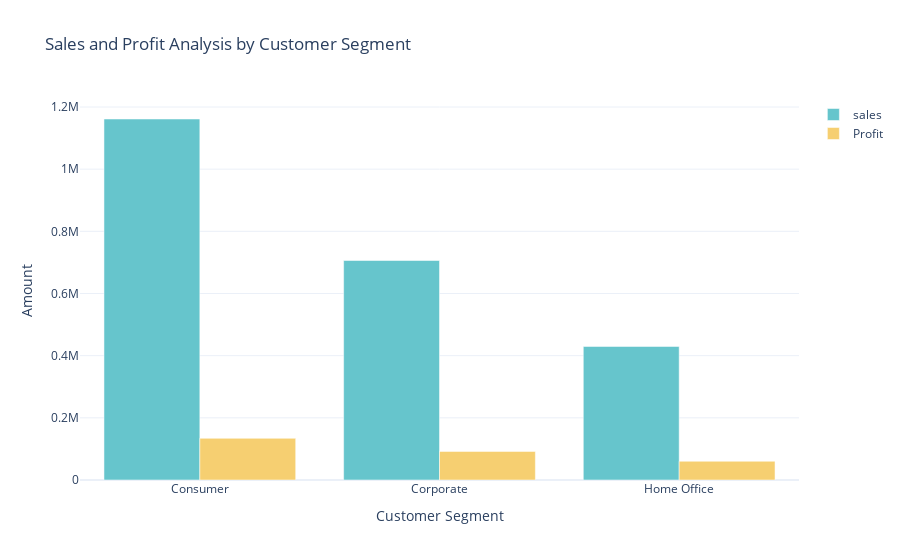

The notebook cell saved with this chart:
### Code cell
sales_profit_by_segment = data.groupby('Segment').agg({'Sales': 'sum', 'Profit': 'sum'}).reset_index()

color_palette = colors.qualitative.Pastel

fig = go.Figure()
fig.add_trace(go.Bar(x=sales_profit_by_segment['Segment'],
                     y=sales_profit_by_segment['Sales'],
                     name='sales',
                     marker_color=color_palette[0]))
fig.add_trace(go.Bar(x=sales_profit_by_segment['Segment'],
                     y=sales_profit_by_segment['Profit'],
                     name='Profit',
                     marker_color=color_palette[1]))

fig.update_layout(title='Sales and Profit Analysis by Customer Segment',
                  xaxis_title='Customer Segment', yaxis_title='Amount')
fig.show()

### Figure 1 — Plotly figure (JSON) as saved in the notebook; plotly's stock layout.template omitted (floating-point values rounded to 4 significant figures)
{"data": [{"marker": {"color": "rgb(102, 197, 204)"}, "name": "sales", "type": "bar", "x": ["Consumer", "Corporate", "Home Office"], "y": [1161000.0, 706100.0, 429700.0]}, {"marker": {"color": "rgb(246, 207, 113)"}, "name": "Profit", "type": "bar", "x": ["Consumer", "Corporate", "Home Office"], "y": [134100.0, 91980.0, 60300.0]}], "layout": {"title": {"text": "Sales and Profit Analysis by Customer Segment"}, "xaxis": {"title": {"text": "Customer Segment"}}, "yaxis": {"title": {"text": "Amount"}}}}
